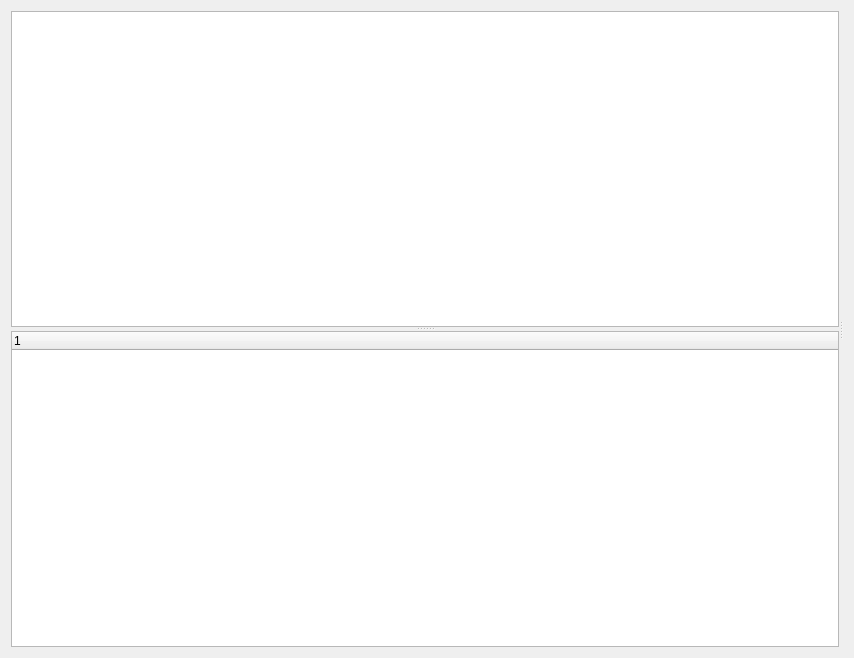
<?xml version="1.0" encoding="UTF-8"?>
<ui version="4.0">
 <class>Form</class>
 <widget class="QWidget" name="Form">
  <property name="geometry">
   <rect>
    <x>0</x>
    <y>0</y>
    <width>854</width>
    <height>658</height>
   </rect>
  </property>
  <property name="windowTitle">
   <string>土豆日记</string>
  </property>
  <layout class="QGridLayout" name="gridLayout">
   <item row="0" column="0">
    <widget class="QSplitter" name="splitter_2">
     <property name="orientation">
      <enum>Qt::Horizontal</enum>
     </property>
     <widget class="QSplitter" name="splitter">
      <property name="orientation">
       <enum>Qt::Vertical</enum>
      </property>
      <widget class="QListWidget" name="function_selection">
       <property name="sizePolicy">
        <sizepolicy hsizetype="Expanding" vsizetype="Minimum">
         <horstretch>0</horstretch>
         <verstretch>0</verstretch>
        </sizepolicy>
       </property>
       <property name="minimumSize">
        <size>
         <width>0</width>
         <height>5</height>
        </size>
       </property>
      </widget>
      <widget class="QTreeWidget" name="treeWidget">
       <property name="sizePolicy">
        <sizepolicy hsizetype="Expanding" vsizetype="Expanding">
         <horstretch>0</horstretch>
         <verstretch>0</verstretch>
        </sizepolicy>
       </property>
       <column>
        <property name="text">
         <string notr="true">1</string>
        </property>
       </column>
      </widget>
     </widget>
     <widget class="QStackedWidget" name="stackedWidget">
      <property name="enabled">
       <bool>true</bool>
      </property>
      <property name="minimumSize">
       <size>
        <width>0</width>
        <height>0</height>
       </size>
      </property>
      <property name="sizeIncrement">
       <size>
        <width>0</width>
        <height>0</height>
       </size>
      </property>
      <property name="focusPolicy">
       <enum>Qt::NoFocus</enum>
      </property>
      <property name="contextMenuPolicy">
       <enum>Qt::DefaultContextMenu</enum>
      </property>
      <property name="layoutDirection">
       <enum>Qt::LeftToRight</enum>
      </property>
      <property name="currentIndex">
       <number>2</number>
      </property>
      <widget class="QWidget" name="page"/>
      <widget class="QWidget" name="browse">
       <property name="focusPolicy">
        <enum>Qt::NoFocus</enum>
       </property>
      </widget>
      <widget class="QWidget" name="edit"/>
     </widget>
    </widget>
   </item>
  </layout>
 </widget>
 <resources/>
 <connections/>
</ui>
